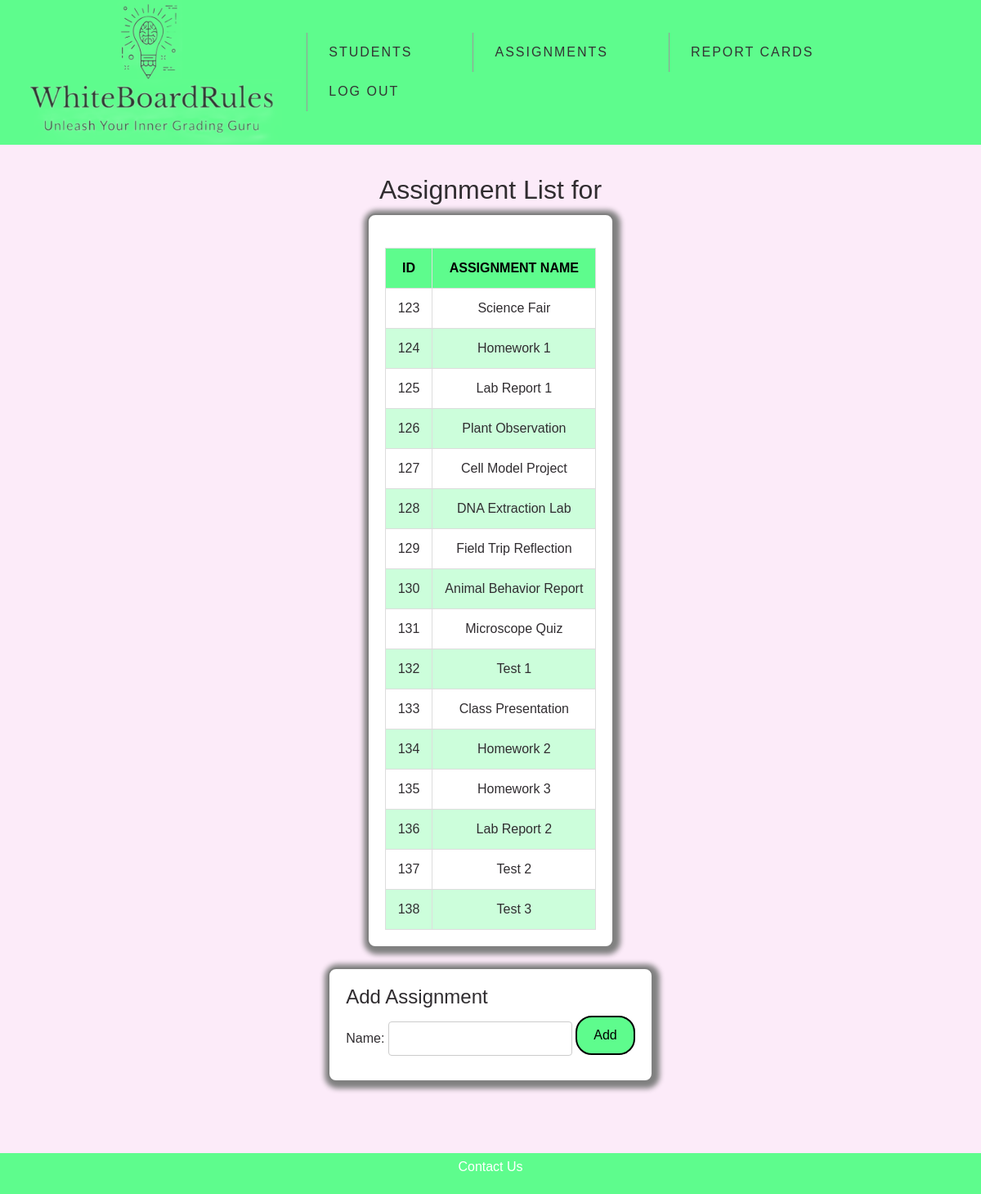
The app's page /updatedphp/view_assignments.php?subject_id=6 (signed in) with its own data.
### tables this page shows
CREATE TABLE `assignments` (
  `assignment_id` int(11) NOT NULL,
  `assignment_name` varchar(50) NOT NULL,
  `subject_id` int(11) DEFAULT NULL
);

### updatedphp/view_assignments.php (the view, shortened to what this page needs)
<?php
include "header.php";
$dbhost = '127.0.0.1';
$dbuser = 'root';
$dbpass = '';
$dbname = 'white_board_rules';
$connection = new mysqli($dbhost, $dbuser, $dbpass, $dbname);
if (isset($_GET['subject_id'])) {
    $subject_id = $_GET['subject_id'];
    $subject_name= $_GET['subject_name'];
} else{
    $subject_id = $_COOKIE['subject_id'];
    $subject_name= $_COOKIE['subject_name'];
}
$query = "SELECT assignment_id, assignment_name from assignments  WHERE subject_id = $subject_id";
$assignments = $connection->query($query);
?>
<h2>Assignment List for <?php echo $subject_name?></h2>
<div class="form-border">
    <table class="student-table">
        <thead>
            <tr>
                <th class="student-table-header">ID</th>
                <th class="student-table-header">Assignment Name</th>
            </tr>
        </thead>
        <tbody>
            <?php
            if ($assignments && $assignments->num_rows > 0) {
                while ($row = $assignments->fetch_assoc()) {
                    echo "<tr>";
                    echo "<td class='student-table-data'>" . htmlspecialchars($row['assignment_id']) . "</td>";
                    echo "<td class='student-table-data'>" . htmlspecialchars($row['assignment_name']) . "</td>";
                    echo "</tr>";
                }
            } else {
                echo "<tr><td colspan='4'>No students found.</td></tr>";
            }
            ?>
        </tbody>
    </table>
</div>
<div class="form-border">
    <h4>Add Assignment</h4>
    <form action='view_assignments.php' method='post'>
        <label for='assignment_name'>Name:</label>
        <input type='text' name='assignment_name' required>
        <input type='submit' value='Add' class='btn'>
    </form>
</div>
<?php include "footer.php"; ?>

### updatedphp/css/styles.css (style rules this page uses)
body { background-color: #FCEBF9; color: #302D30; font-family: Arial, sans-serif; display: flex; flex-direction: column; align-items: center; justify-content: space-between; text-align: center; padding-top: 100px; padding-bottom: 40px; margin-top: 80px; margin-bottom: 40px; }
.form-border { border: solid grey 2px; padding: 20px; box-sizing: border-box; border-radius: 10px; box-shadow: 2px 2px 6px 6px grey; background-color: white; text-align:left; }
h2 { margin-bottom: 10px; }
.btn { background-color: #5EFC8D; color: black; padding: 10px 20px; text-align: center; text-decoration: none; display: inline-block; font-size: 16px; border-radius: 20px; border: solid black 2px; cursor: pointer; }
label { margin-bottom: 5px; text-align:left; }
form { max-width: 600px; margin: 0 auto; }
form input, form textarea, form select { padding: 8px; margin-bottom: 10px; border: solid #ccc 1px; border-radius: 4px; }
table.student-table { width: 100%; border-collapse: collapse; margin-top: 20px; text-align: left; }
table.student-table th, table.student-table td { border: 1px solid #ddd; padding: 8px; }
table.student-table th { background-color: #5EFC8D; color: black; text-transform: uppercase; font-weight: bold; }
table.student-table tr:nth-child(even) { background-color: #5efc8d50; }
table.student-table th, table.student-table td { text-align: center; padding: 12px 15px; }

### records on screen
assignments: assignment_id "123", assignment_name "Science Fair"
assignments: assignment_id "124", assignment_name "Homework 1"
assignments: assignment_id "125", assignment_name "Lab Report 1"
assignments: assignment_id "126", assignment_name "Plant Observation"
assignments: assignment_id "127", assignment_name "Cell Model Project"
assignments: assignment_id "128", assignment_name "DNA Extraction Lab"
assignments: assignment_id "129", assignment_name "Field Trip Reflection"
assignments: assignment_id "130", assignment_name "Animal Behavior Report"
assignments: assignment_id "131", assignment_name "Microscope Quiz"
assignments: assignment_id "132", assignment_name "Test 1"
assignments: assignment_id "133", assignment_name "Class Presentation"
assignments: assignment_id "134", assignment_name "Homework 2"
assignments: assignment_id "135", assignment_name "Homework 3"
assignments: assignment_id "136", assignment_name "Lab Report 2"
assignments: assignment_id "137", assignment_name "Test 2"
assignments: assignment_id "138", assignment_name "Test 3"
